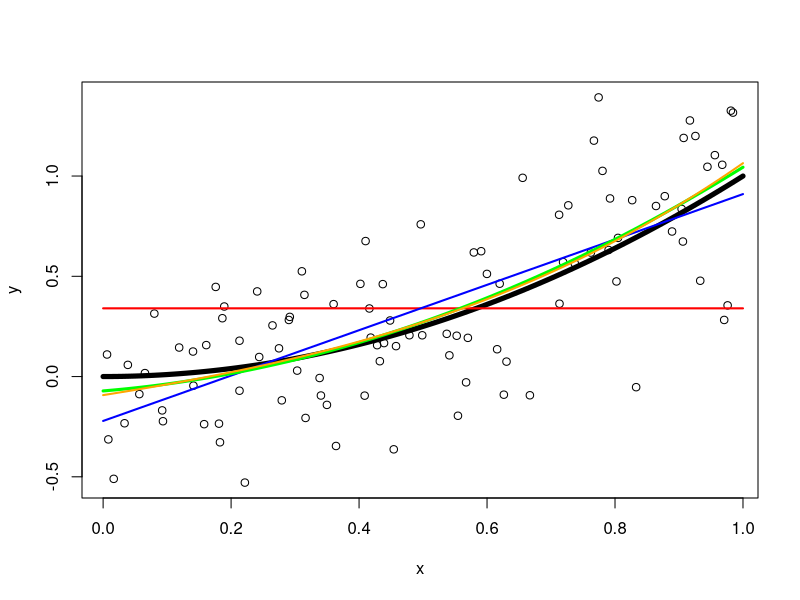
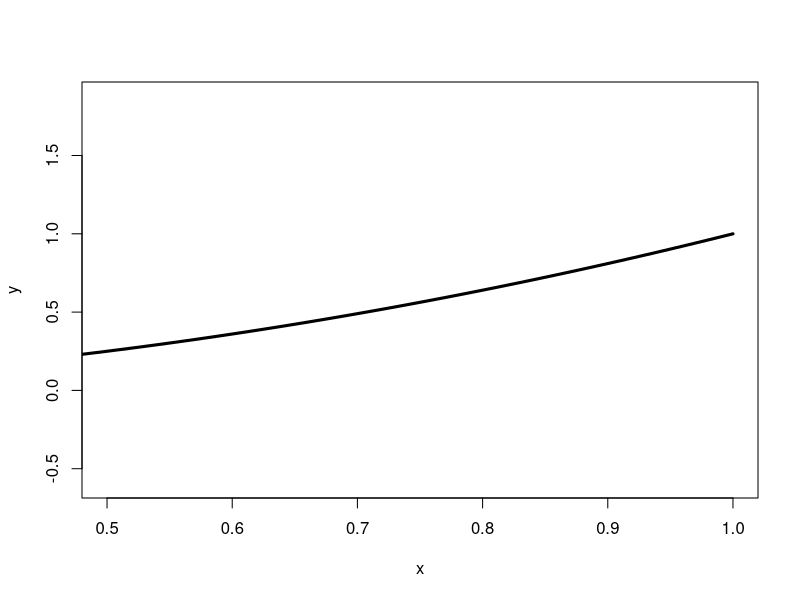

R code for these plots, in order: (Note: a time limit stopped this script after it produced the figures.)
## ---- chunk 1
f = function(x) {
  x ^ 2
}
## ---- chunk 2
get_sim_data = function(f, sample_size = 100) {
  x = runif(n = sample_size, 0, 1)
  y = f(x) + rnorm(n = sample_size, mean = 0, sd = 0.3)
  data.frame(x, y)
}
## ---- chunk 3
sim_data = get_sim_data(f, sample_size = 100)

fit_1 = lm(y ~ 1, data = sim_data)
fit_2 = lm(y ~ poly(x, degree = 1), data = sim_data)
fit_3 = lm(y ~ poly(x, degree = 2), data = sim_data)
fit_4 = lm(y ~ poly(x, degree = 3), data = sim_data)
## ---- chunk 4
plot(y ~ x, data = sim_data)
grid = seq(from = 0, to = 1, by = 0.01)
lines(grid, f(grid), col = "black", lwd = 5)
lines(grid, predict(fit_1, newdata = data.frame(x = grid)), col = "red", lwd = 2)
lines(grid, predict(fit_2, newdata = data.frame(x = grid)), col = "blue", lwd = 2)
lines(grid, predict(fit_3, newdata = data.frame(x = grid)), col = "green", lwd = 3)
lines(grid, predict(fit_4, newdata = data.frame(x = grid)), col = "orange", lwd = 2)
## ---- chunk 5
set.seed(34)
n_sims = 30000
n_models = 4
x0 = 0.9
predictions = matrix(0, nrow = n_sims, ncol = n_models)
sim_data = get_sim_data(f, sample_siz = 100)
plot(y ~ x, data = sim_data, col = "white", xlim = c(0.5, 1))
lines(grid, f(grid), col = "black", lwd = 3)

for (i in 1:n_sims) {
  
  sim_data = get_sim_data(f, sample_size = 100)
  
  fit_1 = lm(y ~ 1, data = sim_data)
  fit_2 = lm(y ~ poly(x, degree = 1), data = sim_data)
  fit_3 = lm(y ~ poly(x, degree = 2), data = sim_data)
  fit_4 = lm(y ~ poly(x, degree = 3), data = sim_data)
  
  # lines(grid, predict(fit_1, newdata = data.frame(x = grid)), col = "red", lwd = 1)
  # lines(grid, predict(fit_2, newdata = data.frame(x = grid)), col = "blue", lwd = 1)
  # lines(grid, predict(fit_3, newdata = data.frame(x = grid)), col = "green", lwd = 1)
  # lines(grid, predict(fit_4, newdata = data.frame(x = grid)), col = "orange", lwd = 1)

  predictions[i, ] <- c(
    predict(fit_1, newdata = data.frame(x = x0)),
    predict(fit_2, newdata = data.frame(x = x0)),
    predict(fit_3, newdata = data.frame(x = x0)),
    predict(fit_4, newdata = data.frame(x = x0))
  )
}

## ---- chunk 6
y0 = f(x0) + rnorm(n = n_sims, mean = 0, sd = 0.3)
## ---- chunk 7
bias = function(estimate, truth) {
  mean(estimate - truth)
}

mse = function(estimate, truth) {
  mean((estimate - truth) ^ 2)
}

var_n = function(estimate) {
  mean((estimate - mean(estimate)) ^ 2)
}
## ---- chunk 8
bias(predictions[, 3], y0) ^ 2 + var(predictions[, 3]) + var(y0)
mse(predictions[, 3], y0)
## ---- chunk 9
bias(predictions[, 3], y0) ^ 2 + var(predictions[, 3]) + var(y0) - mse(predictions[, 3], y0)
0.001746595
0.0006933145
0.001037828
0.0003370496
0.0004526304
0.0002717982
